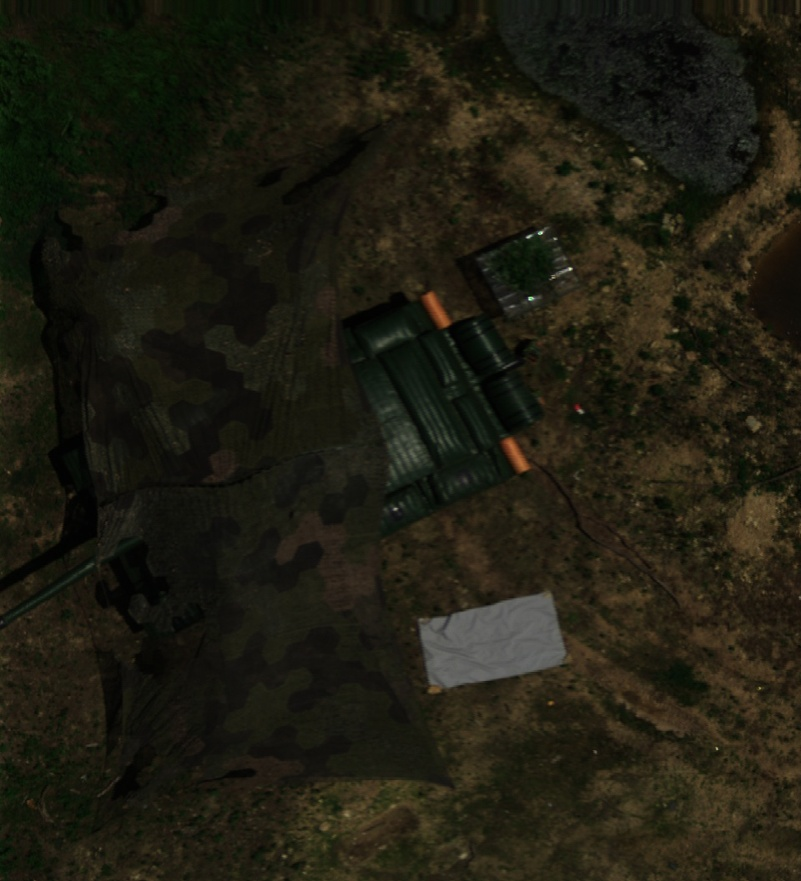
#> input picture algorithm/HSI/image_test/bwz_grabcut/33.jpg, 801 x 881 px, shrunk from 960 x 1057 before the run
$ python -i process_pre.py   (imports and definitions only)   (older library calls are emulated)
#> lines starting #> are read from the running program, lines starting #| are printed output that depends on the picture
import cv2
import math
import numpy as np
import os

RESULT_FOLDER = os.path.join('algorithm', 'SAR', 'result')


###剪切波变换
def nsst_dec(path):
    '''
    :param path: 输入图像路径
    :return: 滤波后图像存储路径
    '''
#> called with path = '../HSI/image_test/bwz_grabcut/33.jpg'
    image = cv2.imread(path)
#> image is the input picture: shape (881, 801, 3); mean B, G, R 17.7, 29.4, 31.2
    if image.ndim > 2:
        image = cv2.cvtColor(image, cv2.COLOR_BGR2GRAY)
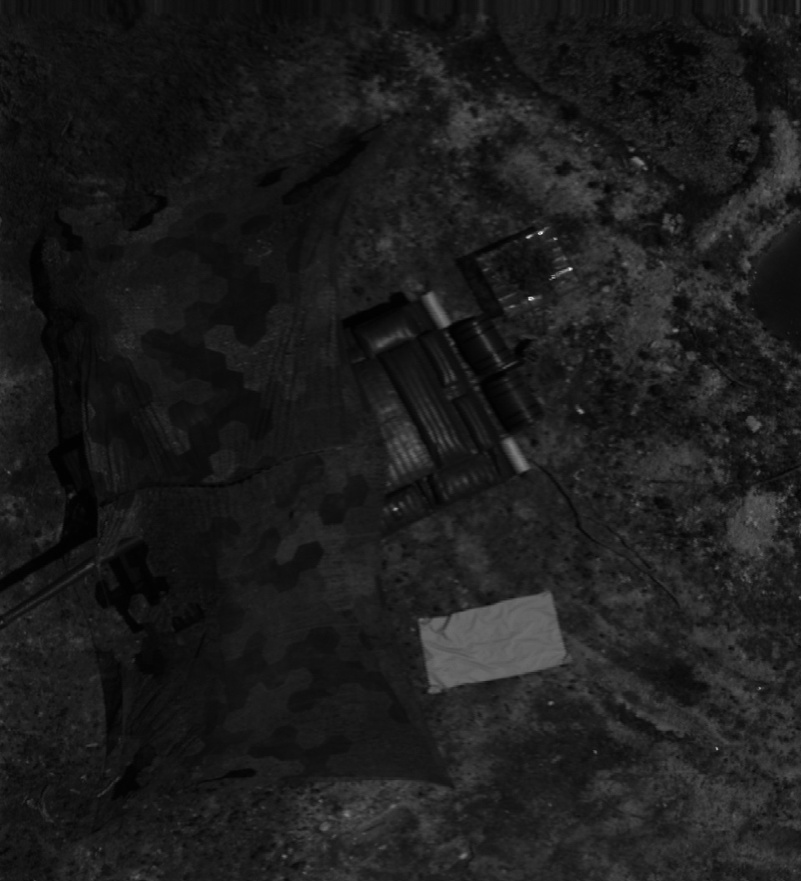
#> image: shape (881, 801); min 0, max 242, mean 28.6
    # img_a = expm(np.float(image))
    g = np.zeros(256)
    for i in range(256):
        g[i] = math.log(i + 0.000000001)
    img_a = cv2.LUT(image, g)
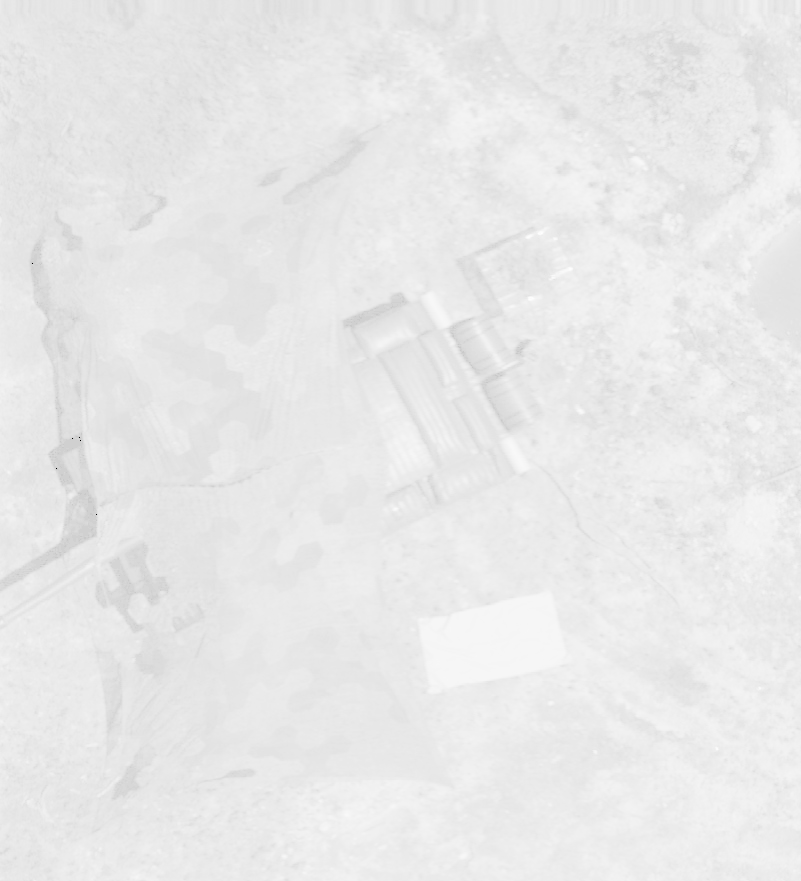
#> img_a: shape (881, 801) float64; min -20.72, max 5.49, mean 3.22; drawn with min black and max white
    img = cv2.blur(img_a, (2, 2), borderType=cv2.BORDER_ISOLATED)
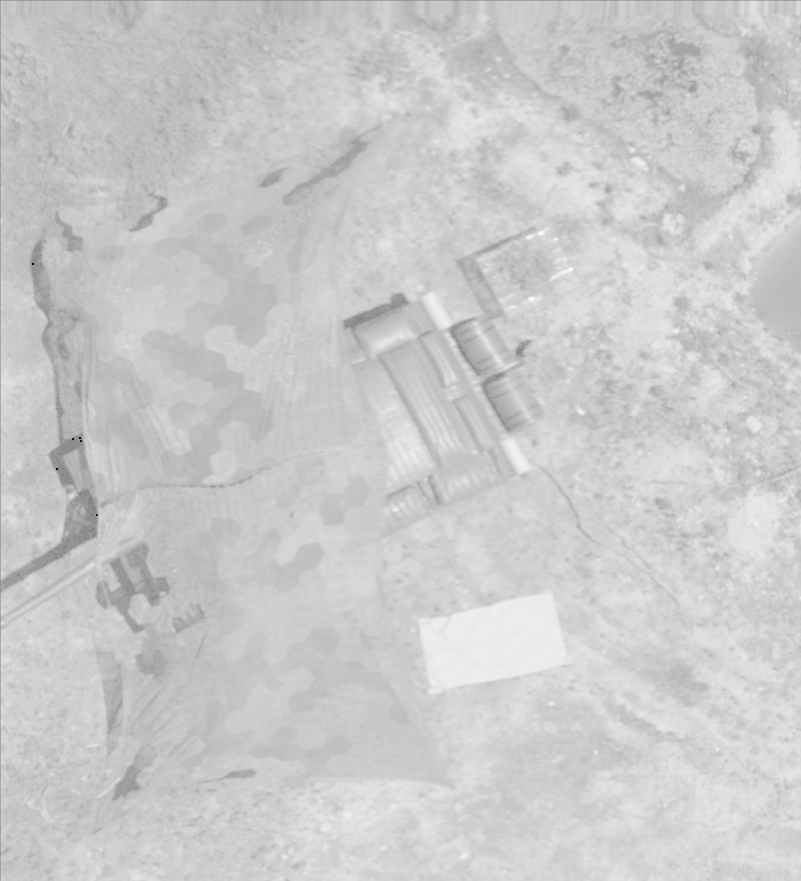
#> img: shape (881, 801) float64; min -5.18, max 5.37, mean 3.22; drawn with min black and max white
    m, n = img.shape
#> m = 881; n = 801
    img_p = np.zeros((m, n))
    for i in range(m):
        for j in range(n):
            img_p[i][j] = math.exp(img[i][j])
    image_f = np.uint8(img_p)
    # cv2.namedWindow('Filter image', cv2.WINDOW_NORMAL)
    # cv2.imshow('Filter image', image_f)
    # image_f_path = RESULT_FOLDER + '/SAR/image_f.png'
    image_f_path = os.path.join(RESULT_FOLDER, 'SAR','image_f.png')
    cv2.imwrite(image_f_path, image_f)
    # cv2.waitKey(0)
    # cv2.destroyAllWindows()
    return image_f_path, image_f


###图像卷积处理
# [145 lines left out: functions cov2, otsu_2d, not called in this run]

# if __name__ == '__main__':
#     path = '../../static/uploads/SAR/HB19975.JPG'
#     print(nsst_dec(path))

>>> result = nsst_dec('../HSI/image_test/bwz_grabcut/33.jpg')
